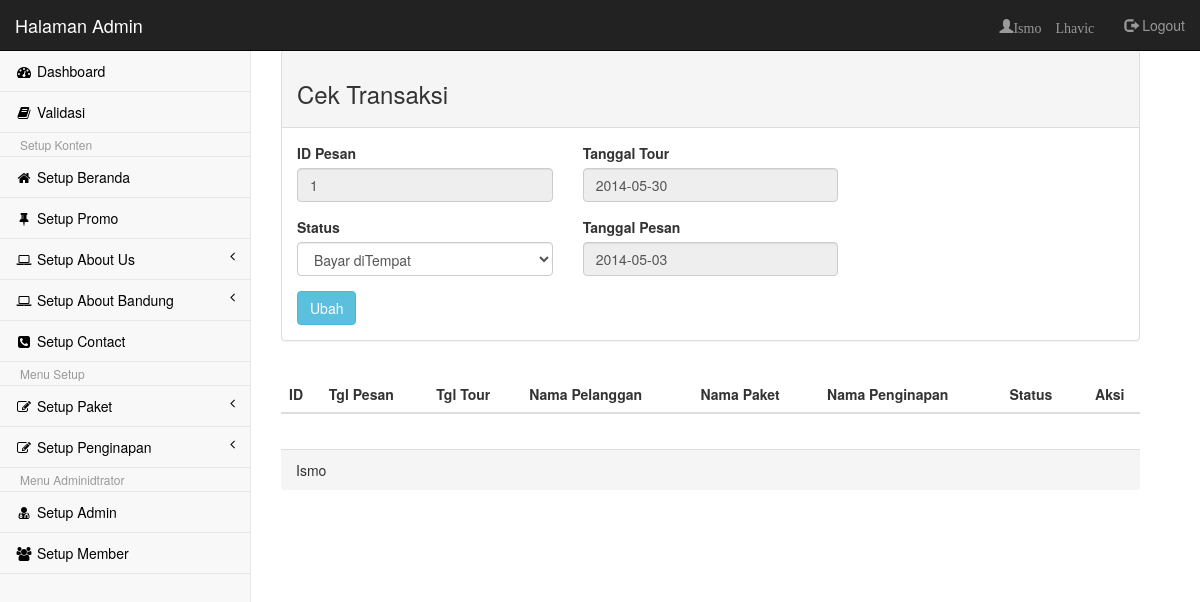
The app's page /Admin/cekTransaksi.php?id=1 (signed in) with its own data.
### tables this page shows
CREATE TABLE IF NOT EXISTS `tbl_pesan` (
  `id_pesan` int(11) NOT NULL AUTO_INCREMENT,
  `id_user` int(11) NOT NULL,
  `id_paket` int(11) NOT NULL,
  `id_hotel` int(11) NOT NULL,
  `tgl_pesan` date NOT NULL,
  `tgl_tour` date NOT NULL,
  `status` char(2) NOT NULL DEFAULT 'S1',
  PRIMARY KEY (`id_pesan`)
);

### Admin/cekTransaksi.php (the view, shortened to what this page needs)
<?php session_start();
if(isset($_SESSION['user_admin'])){
	$level		=$_SESSION['level'];
?>
<!DOCTYPE html>
<html>
<head>
    <link href="css/bootstrap.min.css" rel="stylesheet">
    <link href="font-awesome/css/font-awesome.css" rel="stylesheet">
    <link href="css/plugins/dataTables/dataTables.bootstrap.css" rel="stylesheet">
    <link href="css/sb-admin.css" rel="stylesheet">
</head>
<body>
    <div id="wrapper">
       	<?php
			if($level=='admin'){
				include"nav.php";
			}else if($level=='operator'){
				include"nav_operator.php";
			}else{
				echo "Anda tidak punya hak access!! Hayoo!! sapa Loe??";
			}
		?>
        <div id="page-wrapper">
            <div class="row col-lg-12">
                <div class="panel panel-default">
                    <div class="panel-heading"><h3>Cek Transaksi</h3></div>
                    <div class="panel-body">
                        <form name="cekTransaksi" action="cekTransaksi.php" method="post" enctype="multipart/form-data">
                        <?php
                            if (isset($_GET['id']))
                            {
                            $comot_id=mysql_query("SELECT * FROM tbl_pesan WHERE id_pesan=".$_GET['id']);
                            $ngisi=mysql_fetch_array($comot_id);
                            }
                        ?>
                        <fieldset>
                        	<div class="row">
                            <div class="col-lg-4">
                                <div class="form-group">
                                    <label>ID Pesan</label>
                                    <input class="form-control" name="id" type="text" value="<?php echo $ngisi['id_pesan']; ?>" readonly>
                                </div>
                                <div class="form-group">
                                    <label>Status</label>
                                    <select class="form-control" name="status">
                                    	<?php
                                        for($i=0; $i<=4; $i++){
											if($i==1){
												$value="S1";
												$salue="Menunggu";
											}else if($i==2){
												$value="S2";
												$salue="Lunas";
											}else if($i==3){
												$value="S3";
												$salue="Bayar diTempat";
											}else if($i==4){
												$value="S4";
												$salue="Telah Tour";
											}else{
												$value="";
												$salue="-- Pilih --";
											}
											if($ngisi['status']==$value){
												$sel= "selected";
											}else{
												$sel= "";
											}
											echo "<option value='$value' $sel>$salue</option>";
										}
										?>
                                    </select>
                                </div>
                            </div>
                            <div class="col-lg-4">
                                <div class="form-group">
                                    <label>Tanggal Tour</label>
                                    <input class="form-control" name="tgl_tour" type="text" value="<?php echo $ngisi['tgl_tour']; ?>" readonly>
                                </div>
                                <div class="form-group">
                                    <label>Tanggal Pesan</label>
                                    <input class="form-control" name="tgl_tour" type="text" value="<?php echo $ngisi['tgl_pesan']; ?>" readonly>
                                </div>
                       		</div>
                            </div>
                                <?php
                                    if (isset($_GET['id'])){
                                ?>
                                <input name="Edit" type="submit" value="Ubah" class="btn btn-info" data-hint="Klik untuk Edit Post">
                                </div>
                                <?php
                                    }else{
                                ?>
                                <input name="Edit" type="submit" value="Ubah" class="btn" disabled>
                                </div>
                                <?php
                                    }
                                ?>
                    </div>
                    <div class="panel-body">
                        <div class="row col-lg-13">
                        	<div class="table-responsive">
                        	<table class="table table-hover table-striped" id="dataTables-transaksi">
                                <thead>
                                    <tr>
                                        <th class="text-left">ID</th>
                                        <th class="text-left">Tgl Pesan</th>
                                        <th class="text-left">Tgl Tour</th>
                                        <th class="text-left">Nama Pelanggan</th>
                                        <th class="text-left">Nama Paket</th>
                                        <th class="text-left">Nama Penginapan</th>
                                        <th class="text-left">Status</th>
                                        <th class="text-center">Aksi</th>
                                    </tr>
                                </thead>
                            </table>
                            </div>
                        </div>
					</div>
                    <div class="panel-footer">Ismo</div>
                </div>
			</div>
        </div>
</body>
</html>
<?php
}else{
	session_destroy();
	header('Location:index.php?status=Silahkan Login');
}
?>

### Admin/nav.php (shortened to what this page needs)
<?php
    $username=$_SESSION['user_admin'];
    $comot_admin=mysql_query("select nama from tbl_admin where user_admin='$username'");
    $ngisi_admin=mysql_fetch_array($comot_admin);
?>
<nav class="navbar navbar-inverse navbar-fixed-top" role="navigation" style="margin-bottom: 0">
    <div class="navbar-header">
        <a class="navbar-brand" href="home.php" style="color: white;">Halaman Admin</a>
    </div>
    <ul class="nav navbar-nav navbar-right">
      <li>
            <a class="glyphicon glyphicon-user" href="#"><?php echo $ngisi_admin['nama']; ?>
            </a>
        </li>
      <li><a href="logout.php"><span class="glyphicon glyphicon-log-out"></span> Logout</a></li>
    </ul>
    <div class="navbar-default navbar-static-side" role="navigation">
        <div class="sidebar-collapse">
            <ul class="nav" id="side-menu">
                <li><a href="home.php" style="color: black;"><i class="fa fa-dashboard fa-fw"></i> Dashboard</a></li>
                <li><a href="cekTransaksi.php" style="color: black;"><i class="fa fa-book fa-fw"></i> Validasi</a>
                <li class="dropdown-header">Setup Konten</li>
                <li><a href="setupBeranda.php" style="color: black;"><i class="fa fa-home fa-fw"></i> Setup Beranda</a>
                <li><a href="setupSlider.php" style="color: black;"><i class="fa fa-thumb-tack fa-fw"></i> Setup Promo</a>
                <li>
                    <a href="#" style="color: black;"><i class="fa fa-laptop fa-fw" style="color: black;"></i> Setup About Us<span class="fa arrow"></span></a>
                </li>
                <li>
                    <a href="#" style="color: black;"><i class="fa fa-laptop fa-fw"></i> Setup About Bandung<span class="fa arrow"></span></a>
                </li>
                <li><a href="setupContact.php" style="color: black;"><i class="fa fa-phone-square fa-fw"></i> Setup Contact</a>
                <li class="dropdown-header">Menu Setup</li>
                <li>
                    <a href="#" style="color: black;"><i class="fa fa-edit fa-fw"></i> Setup Paket<span class="fa arrow"></span></a>
                </li>
                <li>
                    <a href="#" style="color: black;"><i class="fa fa-edit fa-fw"></i> Setup Penginapan<span class="fa arrow"></span></a>
                </li>
                <li class="dropdown-header">Menu Adminidtrator</li>
                <li><a href="setupAdmin.php" style="color: black;"><i class="fa fa-user-md fa-fw"></i> Setup Admin</a>
                <li><a href="setupMember.php" style="color: black;"><i class="fa fa-users fa-fw"></i> Setup Member</a>
            </ul>
        </div>
    </div>
</nav>

### Admin/css/sb-admin.css (style rules this page uses)
body { background-color: #f8f8f8; padding-top: 100px; }
@media (min-width:768px) { body { padding-top: 50px; } }
#wrapper { width: 100%; }
#page-wrapper { padding: 0 15px; min-height: 568px; background-color: #fff; }
@media (min-width:768px) { #page-wrapper { position: inherit; margin: 0 0 0 250px; padding: 0 30px; min-height: 1300px; border-left: 1px solid #e7e7e7; } }
.navbar-static-side ul li { border-bottom: 1px solid #e7e7e7; }
.arrow { float: right; }
.fa.arrow:before { content: "\f104"; }
@media (min-width:768px) { .navbar-static-side { z-index: 1; position: absolute; width: 250px; margin-top: 51px; } }

### records on screen
tbl_pesan: id "1", tgl_tour "2014-05-30", tgl_tour "2014-05-03"

### other values on screen
$ngisi_admin['nama'] "Ismo Lhavic"
form field status "Bayar diTempat"
